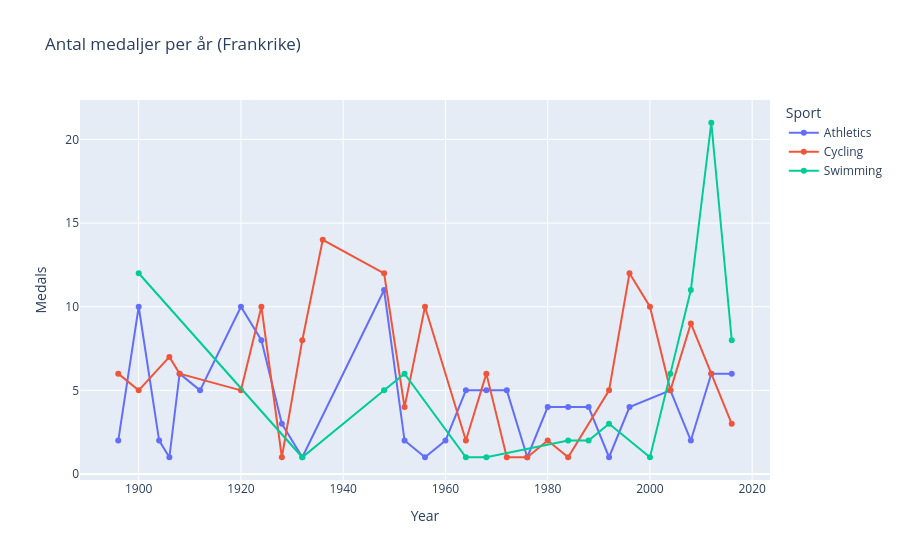

The code cell stored with this chart in its notebook:
### Code cell
# Diagram 3 - Antal medaljer per år
medals_year = medals.groupby(['Year', 'Sport']).size().reset_index(name='Medals')

fig3 = px.line(
    medals_year,
    x='Year',
    y='Medals',
    color='Sport',
    markers=True,
    title='Antal medaljer per år (Frankrike)'
)
fig3.show()

### Figure 1 — Plotly figure (JSON) as saved in the notebook; plotly's stock layout.template omitted (floating-point values rounded to 4 significant figures)
{"data": [{"hovertemplate": "Sport=Athletics<br>Year=%{x}<br>Medals=%{y}<extra></extra>", "legendgroup": "Athletics", "line": {"color": "#636efa", "dash": "solid"}, "marker": {"symbol": "circle"}, "mode": "lines+markers", "name": "Athletics", "orientation": "v", "showlegend": true, "type": "scatter", "x": [1896, 1900, 1904, 1906, 1908, 1912, 1920, 1924, 1928, 1932, 1948, 1952, 1956, 1960, 1964, 1968, 1972, 1976, 1980, 1984, 1988, 1992, 1996, 2004, 2008, 2012, 2016], "xaxis": "x", "y": [2, 10, 2, 1, 6, 5, 10, 8, 3, 1, 11, 2, 1, 2, 5, 5, 5, 1, 4, 4, 4, 1, 4, 5, 2, 6, 6], "yaxis": "y"}, {"hovertemplate": "Sport=Cycling<br>Year=%{x}<br>Medals=%{y}<extra></extra>", "legendgroup": "Cycling", "line": {"color": "#EF553B", "dash": "solid"}, "marker": {"symbol": "circle"}, "mode": "lines+markers", "name": "Cycling", "orientation": "v", "showlegend": true, "type": "scatter", "x": [1896, 1900, 1906, 1908, 1920, 1924, 1928, 1932, 1936, 1948, 1952, 1956, 1964, 1968, 1972, 1976, 1980, 1984, 1992, 1996, 2000, 2004, 2008, 2012, 2016], "xaxis": "x", "y": [6, 5, 7, 6, 5, 10, 1, 8, 14, 12, 4, 10, 2, 6, 1, 1, 2, 1, 5, 12, 10, 5, 9, 6, 3], "yaxis": "y"}, {"hovertemplate": "Sport=Swimming<br>Year=%{x}<br>Medals=%{y}<extra></extra>", "legendgroup": "Swimming", "line": {"color": "#00cc96", "dash": "solid"}, "marker": {"symbol": "circle"}, "mode": "lines+markers", "name": "Swimming", "orientation": "v", "showlegend": true, "type": "scatter", "x": [1900, 1932, 1948, 1952, 1964, 1968, 1984, 1988, 1992, 2000, 2004, 2008, 2012, 2016], "xaxis": "x", "y": [12, 1, 5, 6, 1, 1, 2, 2, 3, 1, 6, 11, 21, 8], "yaxis": "y"}], "layout": {"legend": {"title": {"text": "Sport"}, "tracegroupgap": 0}, "title": {"text": "Antal medaljer per år (Frankrike)"}, "xaxis": {"anchor": "y", "domain": [0, 1], "title": {"text": "Year"}}, "yaxis": {"anchor": "x", "domain": [0, 1], "title": {"text": "Medals"}}}}
